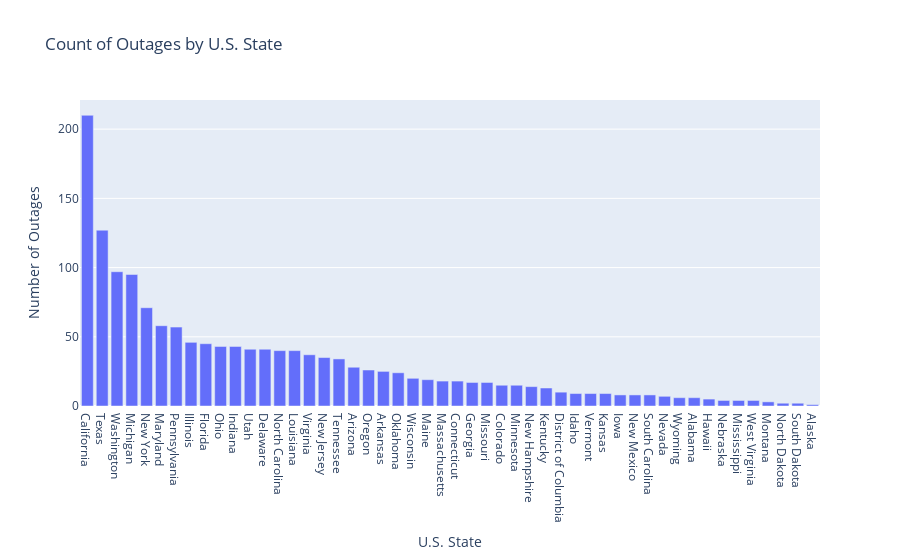

The cell this chart's notebook holds for it:
### Code cell
# Count the occurrences of each U.S. state in 'U.S._STATE'
state_counts = data['U.S._STATE'].value_counts().reset_index()

# Rename the columns for clarity
state_counts.columns = ['U.S._STATE', 'count']
# Create a bar plot
fig = px.bar(
    state_counts,
    x='U.S._STATE',
    y='count',
    title='Count of Outages by U.S. State',
    labels={'U.S._STATE': 'U.S. State', 'count': 'Number of Outages'}
)

# Show the plot
fig.show()

### Figure 1 — Plotly figure (JSON) as saved in the notebook; plotly's stock layout.template omitted (floating-point values rounded to 4 significant figures)
{"data": [{"alignmentgroup": "True", "hovertemplate": "U.S. State=%{x}<br>Number of Outages=%{y}<extra></extra>", "legendgroup": "", "marker": {"color": "#636efa", "pattern": {"shape": ""}}, "name": "", "offsetgroup": "", "orientation": "v", "showlegend": false, "textposition": "auto", "type": "bar", "x": ["California", "Texas", "Washington", "Michigan", "New York", "Maryland", "Pennsylvania", "Illinois", "Florida", "Ohio", "Indiana", "Utah", "Delaware", "North Carolina", "Louisiana", "Virginia", "New Jersey", "Tennessee", "Arizona", "Oregon", "Arkansas", "Oklahoma", "Wisconsin", "Maine", "Massachusetts", "Connecticut", "Georgia", "Missouri", "Colorado", "Minnesota", "New Hampshire", "Kentucky", "District of Columbia", "Idaho", "Vermont", "Kansas", "Iowa", "New Mexico", "South Carolina", "Nevada", "Wyoming", "Alabama", "Hawaii", "Nebraska", "Mississippi", "West Virginia", "Montana", "North Dakota", "South Dakota", "Alaska"], "xaxis": "x", "y": [210, 127, 97, 95, 71, 58, 57, 46, 45, 43, 43, 41, 41, 40, 40, 37, 35, 34, 28, 26, 25, 24, 20, 19, 18, 18, 17, 17, 15, 15, 14, 13, 10, 9, 9, 9, 8, 8, 8, 7, 6, 6, 5, 4, 4, 4, 3, 2, 2, 1], "yaxis": "y"}], "layout": {"barmode": "relative", "legend": {"tracegroupgap": 0}, "title": {"text": "Count of Outages by U.S. State"}, "xaxis": {"anchor": "y", "domain": [0, 1], "title": {"text": "U.S. State"}}, "yaxis": {"anchor": "x", "domain": [0, 1], "title": {"text": "Number of Outages"}}}}
